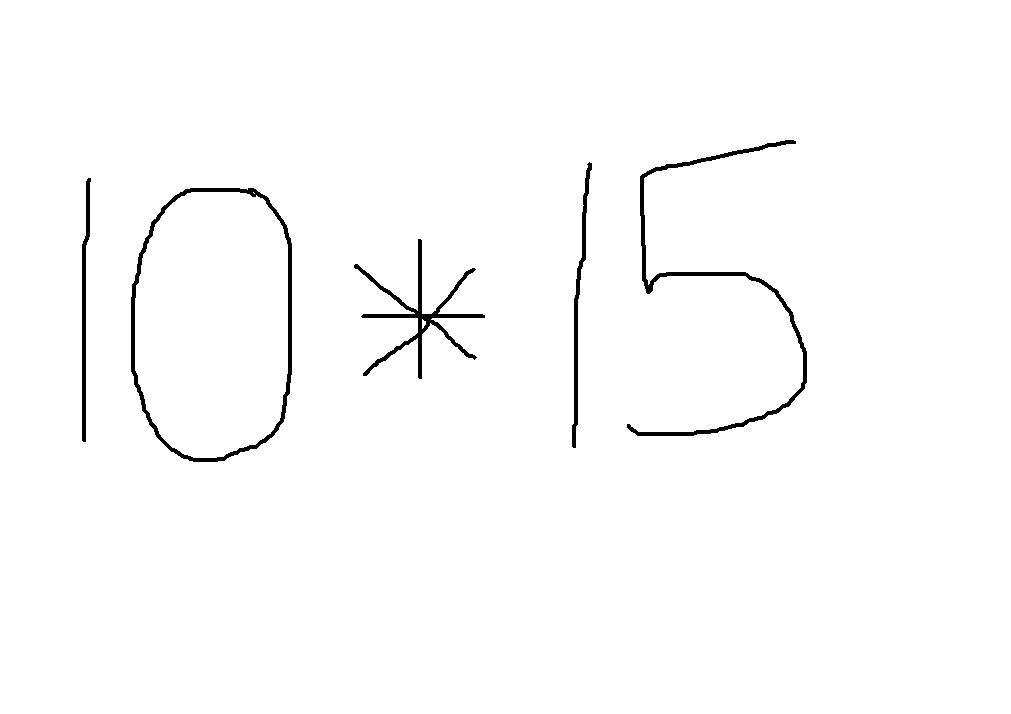
#> input picture Project9/img.jpg, 1011 x 714 px
$ jupyter execute --allow-errors Predict.ipynb
#> lines starting #> are read from the running program, lines starting #| are printed output that depends on the picture; after the words box and inside, x2 and y2 are one past the last pixel; in counts of white or black regions, pixels touching at a corner belong together
[cell 1]
import numpy as np
import cv2
from keras.models import model_from_json

#> (a cell that did not finish here is left out)

[cell 3]
img = cv2.imread('img.jpg',cv2.IMREAD_GRAYSCALE)
#> img is the input picture: shape (714, 1011); min 0, max 255, mean 251.4

[cell 4]
if img is not None:
    img=~img
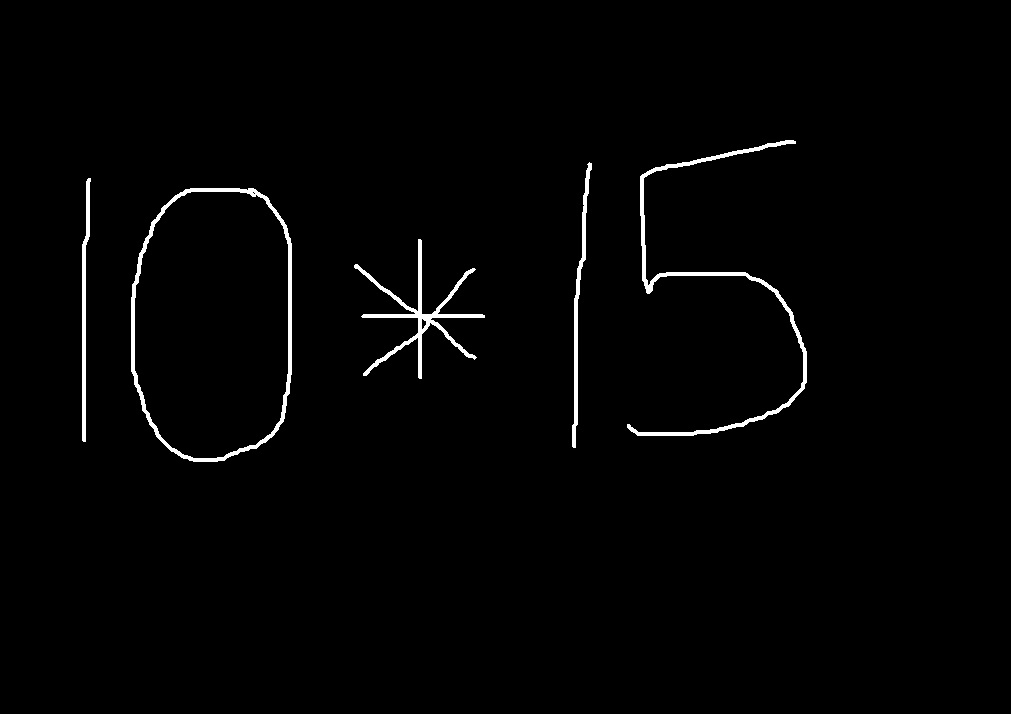
#> img: shape (714, 1011); min 0, max 255, mean 3.6
    ret,thresh=cv2.threshold(img,127,255,cv2.THRESH_BINARY)
#> thresh: shape (714, 1011); 1.4% white; 5 white regions
    ctrs,ret=cv2.findContours(thresh,cv2.RETR_TREE,cv2.CHAIN_APPROX_SIMPLE)
#> ctrs = 9 contours, 2 with area under 20; largest, box (x1, y1, x2, y2) and area: (131, 188, 292, 462) 37874, (134, 191, 289, 459) 35603, (627, 140, 807, 436) 2192, (354, 239, 485, 379) 1728, (572, 162, 592, 448) 870, (82, 178, 91, 442) 793, (421, 318, 427, 330) 38; ret = [[2, -1, 1, -1], [-1, -1, -1, 0], [6, 0, 3, -1], [4, -1, -1, 2], [5, 3, -1, 2], [-1, 4, -1, 2], [7, 2, -1, -1], [8, 6, -1, -1], [-1, 7, -1, -1]]
    cnt=sorted(ctrs, key=lambda ctr: cv2.boundingRect(ctr)[0])
#> cnt has the same summary as ctrs
    w=int(28)
    h=int(28)
    train_data=[]
    print(len(cnt))
#| 9
    rects=[]
    for c in cnt :
        x,y,w,h= cv2.boundingRect(c)
        rect=[x,y,w,h]
        rects.append(rect)
#> this loop made 9 passes
#> (x, y, w, h) on passes 1, 2, 3, 6, 7, 8, 9: (82, 178, 9, 264), (131, 188, 161, 274), (134, 191, 155, 268), (354, 239, 131, 140), (421, 318, 6, 12), (572, 162, 20, 286), (627, 140, 180, 296)
#> (c, x, y, w, h) on passes 4 to 5: ([[252, 192], [253, 191], [254, 192], [253, 193]], 252, 191, 3, 3), ([[253, 193], [254, 192], [255, 193], [254, 194]], 253, 192, 3, 3)
#> after the loop, rects = [[82, 178, 9, 264], [131, 188, 161, 274], [134, 191, 155, 268], [252, 191, 3, 3], [253, 192, 3, 3], [354, 239, 131, 140], [421, 318, 6, 12], [572, 162, 20, 286], [627, 140, 180, 296]]
    print(rects)
#| [[82, 178, 9, 264], [131, 188, 161, 274], [134, 191, 155, 268], [252, 191, 3, 3], [253, 192, 3, 3], [354, 239, 131, 140], [421, 318, 6, 12], [572, 162, 20, 286], [627, 140, 180, 296]]
    bool_rect=[]
    for r in rects:
        l=[]
        for rec in rects:
            flag=0
            if rec!=r:
                if r[0]<(rec[0]+rec[2]+10) and rec[0]<(r[0]+r[2]+10) and r[1]<(rec[1]+rec[3]+10) and rec[1]<(r[1]+r[3]+10):
                    flag=1
                l.append(flag)
            if rec==r:
                l.append(0)
        bool_rect.append(l)
#> this loop made 9 passes
#> after the loop, bool_rect = 9 items, first 6: [0, 0, 0, 0, 0, 0, 0, 0, 0], [0, 0, 1, 1, 1, 0, 0, 0, 0], [0, 1, 0, 1, 1, 0, 0, 0, 0], [0, 1, 1, 0, 1, 0, 0, 0, 0], [0, 1, 1, 1, 0, 0, 0, 0, 0], [0, 0, 0, 0, 0, 0, 1, 0, 0]
    print(bool_rect)
#> (printed output is left out)
    dump_rect=[]
    for i in range(0,len(cnt)):
        for j in range(0,len(cnt)):
            if bool_rect[i][j]==1:
                area1=rects[i][2]*rects[i][3]
                area2=rects[j][2]*rects[j][3]
                if(area1==min(area1,area2)):
                    dump_rect.append(rects[i])
#> this loop made 9 passes
#> after the loop, dump_rect = [[134, 191, 155, 268], [252, 191, 3, 3], [252, 191, 3, 3], [252, 191, 3, 3], [253, 192, 3, 3], [253, 192, 3, 3], [253, 192, 3, 3], [421, 318, 6, 12]]
    print(len(dump_rect))
#| 8
    final_rect=[i for i in rects if i not in dump_rect]
#> final_rect = [[82, 178, 9, 264], [131, 188, 161, 274], [354, 239, 131, 140], [572, 162, 20, 286], [627, 140, 180, 296]]
    print(final_rect)
#| [[82, 178, 9, 264], [131, 188, 161, 274], [354, 239, 131, 140], [572, 162, 20, 286], [627, 140, 180, 296]]
    for r in final_rect:
        x=r[0]
        y=r[1]
        w=r[2]
        h=r[3]
        im_crop =thresh[y:y+h+10,x:x+w+10]


        im_resize = cv2.resize(im_crop,(28,28))


        im_resize=np.reshape(im_resize,(28,28,1))
        train_data.append(im_resize)
#> this loop made 5 passes
#> pass 1, `im_resize = cv2.resize(im_crop,(28,28))`:
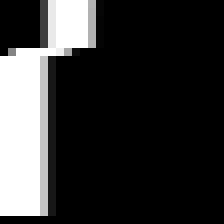
#> im_resize: shape (28, 28) (shown 8 times larger); min 0, max 255, mean 51.9
#> pass 2, `im_crop =thresh[y:y+h+10,x:x+w+10]`:
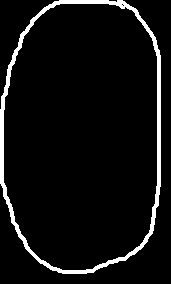
#> im_crop: shape (284, 171); 6.1% white; 1 white region, box (x1, y1, x2, y2) and area: (0, 0, 161, 274) 2950
#> pass 2, `im_resize = cv2.resize(im_crop,(28,28))`:
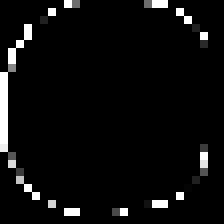
#> im_resize: shape (28, 28) (shown 8 times larger); min 0, max 255, mean 12.3
#> pass 3, `im_crop =thresh[y:y+h+10,x:x+w+10]`:
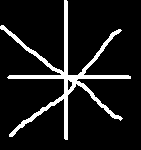
#> im_crop: shape (150, 141); 10.2% white; 1 white region, box (x1, y1, x2, y2) and area: (0, 0, 131, 140) 2166
#> after the loop:
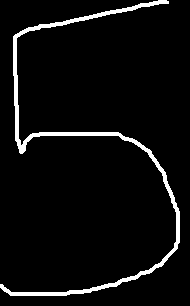
#> im_crop: shape (306, 190); 4.9% white; 1 white region, box (x1, y1, x2, y2) and area: (0, 0, 180, 296) 2868
#> after the loop, train_data = 5 items
